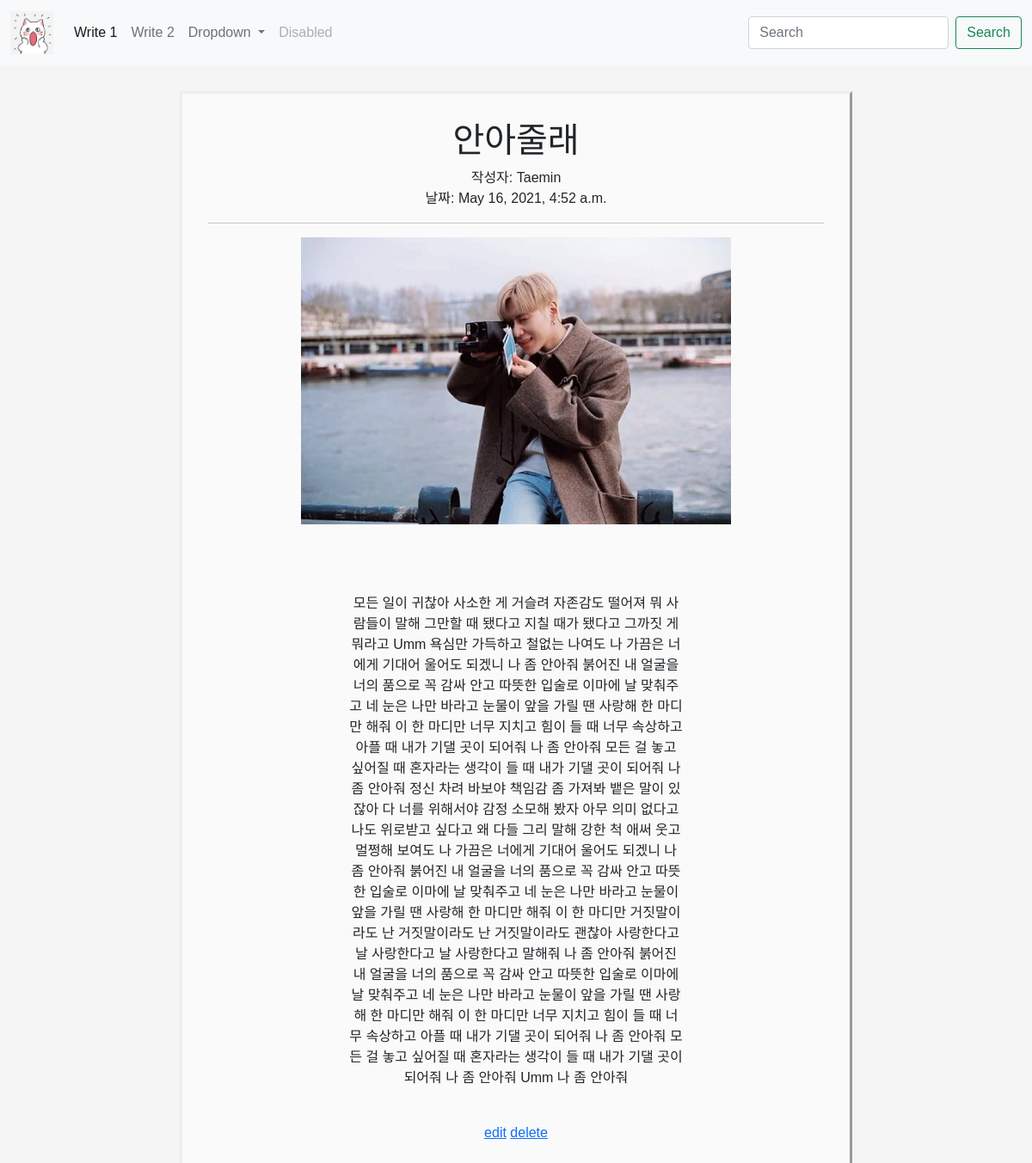
Page /app2/detail2/12 on the committed database.
### app2/models.py (models this page shows, shortened)
class Post2(models.Model):
    post2_title = models.CharField(max_length=200)
    post2_writer = models.CharField(max_length=100)
    post2_date = models.DateTimeField(null=True)
    post2_body = models.TextField()
    image = models.ImageField(upload_to = "post2/", blank = True, null = True)
    image_thumbnail = ImageSpecField(source='image', processors=[ResizeToFill(250, 250)], format='JPEG')

### app2/views.py (the view)
# urls.py: path('detail2/<str:id>', detail2, name="detail2"),
def detail2(request, id):
    post2 = get_object_or_404(Post2, pk = id)
    return render(request, 'detail2.html', {'post2':post2})

### app2/templates/detail2.html
{% extends 'base.html' %}
{% block content %}
<div class="mainbox1">
    <h1>{{post2.post2_title}}</h1>
    <div>
        작성자: {{post2.post2_writer}}
        <br>
        날짜: {{post2.post2_date}}
    </div>
    <hr>
    {% if post2.image %}
    <p><img src="{{ post2.image.url }}" alt="" width="70%" height="70%"></p>
    <p><img src="{{ post.image_thumbnail.url }}"></p>
    {% endif %}
    <p class="post_body">{{post2.post2_body}}</p>
    <a href="{% url 'edit2' post2.id %}">edit</a>
    <a href="{% url 'delete2' post2.id %}">delete</a>
</div>
{% endblock %}

### project/templates/base.html (style rules this page uses)
body { text-align: center; background-color: whitesmoke; background-size: 100% 100%; background-attachment: fixed; font-family: Arial; }
.mainbox1 { background-color: rgba(255, 255, 255, 0.534); width: 70%; margin: 30px auto; padding: 30px; border-style: outset; }
.post_body { width: 60%; padding: 20px; margin: 20px auto; }

### rows in the picture
Post2: post2_title "안아줄래", post2_writer "Taemin", post2_date "May 16, 2021, 4:52 a.m.", image (picture), post2_body "모든 일이 귀찮아 사소한 게 거슬려 자존감도 떨어져 뭐 사람들이 말해 그만할 때 됐다고 지칠 때가 됐다고 그까짓 게 뭐라고 Umm 욕심만 가득하고 철없는 나여도 나 가끔은 너에게 기대어 울어도 되겠니 나 좀 안아줘 붉어진 내 얼굴을 너의 품으로 꼭 감싸 안고 따뜻한 입술로 이마에 날 맞춰주고 네 눈은 나만 바라고 눈물이 앞을 가릴 땐 사랑해 한 마디만 해줘 이 한 마디만 너무 지치고 힘이 들 때 너무 속상하고 아플 때 내가 기댈 곳이 되어줘 나 좀 안아줘 모든 걸 놓고 싶어질 때 혼자라는 생각이 들 때 내가 기댈 곳이 되어줘 나 좀 안아줘 정신 차려 바보야 책임감 좀 가져봐 뱉은 말이 있잖아 다 너를 위해서야 감정 소모해 봤자 아무 의미 없다고 나도 위로받고 싶다고 왜 다들 그리 말해 강한 척 애써 웃고 멀쩡해 보여도 나 가끔은 너에게 기대어 울어도 되겠니 나 좀 안아줘 붉어진 내 얼굴을 너의 품으로 꼭 감싸 안고 따뜻한 입술로 이마에 날 맞춰주고 네 눈은 나만 바라고 눈물이 앞을 가릴 땐 사랑해 한 마디만 해줘 이 한 마디만 거짓말이라도 난 거짓말이라도 난 거짓말이라도 괜찮아 사랑한다고 날 사랑한다고 날 사랑한다고 말해줘 나 좀 안아줘 붉어진 내 얼굴을 너의 품으로 꼭 감싸 안고 따뜻한 입술로 이마에 날 맞춰주고 네 눈은 나만 바라고 눈물이 앞을 가릴 땐 사랑해 한 마디만 해줘 이 한 마디만 너무 지치고 힘이 들 때 너무 속상하고…"
